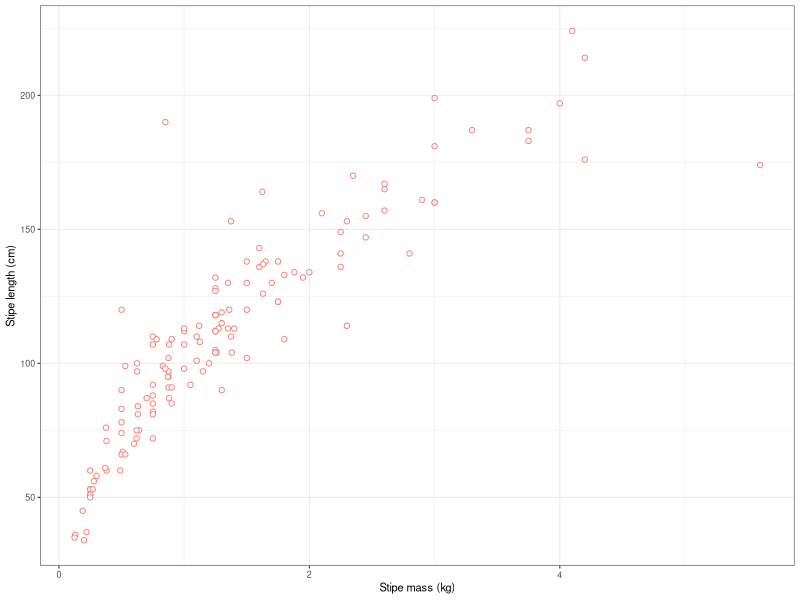

Here is the R script that generated this plot:
## ---- chunk 1
knitr::opts_chunk$set(
  comment = "R>", 
  warning = FALSE, 
  message = FALSE,
  fig.width = 4.5,
  fig.height = 2.625,
  out.width = "75%",
  fig.asp = NULL, # control via width/height
  dpi = 300
)

ggplot2::theme_set(
  ggplot2::theme_minimal(base_size = 8)
)
ggplot2::theme_set(
  ggplot2::theme_bw(base_size = 8)
)
## ---- chunk 2
library(tidyverse)
## ---- chunk 3
laminaria <- read_csv(here::here("data", "BCB744", "laminaria.csv"))
## ---- chunk 4
head(laminaria)
## ---- chunk 5
head(laminaria, n = 3)
tail(laminaria, n = 2)
## ---- chunk 6
glimpse(laminaria)
## ---- chunk 7
names(laminaria)
## ---- chunk 8
library(skimr)
skim(iris) # using built-in `iris` data
## ---- chunk 9
#| fig-cap: "Scatterplot of stipe mass vs. stipe length for Laminaria."
ggplot(data = laminaria, aes(x = stipe_mass, y = stipe_length)) +
  geom_point(shape = 21, colour = "salmon", fill = "white") +
  labs(x = "Stipe mass (kg)", y = "Stipe length (cm)")
